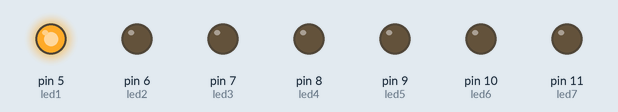
A sketch run on a simulated Arduino Uno, built with avr-gcc and run on an emulated ATmega328P. Shown: output pins drawn as LEDs (lit = HIGH). Random numbers use the default seed unless the sketch sets one; what the sketch prints to the serial monitor is not drawn.

Above: at 0.1 s.
At 4.1 s:
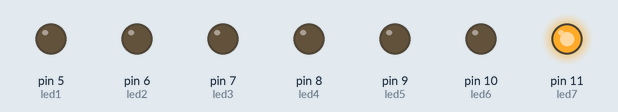
At 9.1 s:
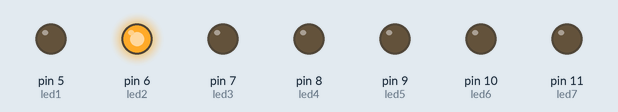
At 19.1 s:
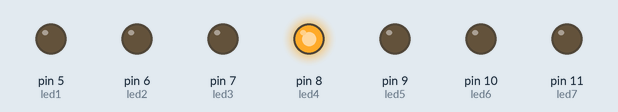
At 29.1 s:
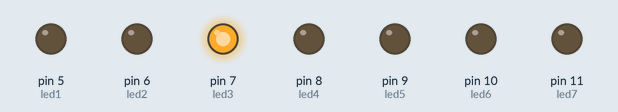
At 39.1 s:
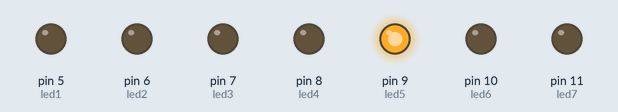
Timing chart, 0 to 40.0 s (numbered marks = the images above):
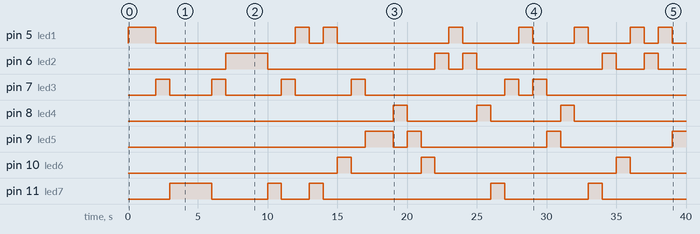

The sketch:

random-blinker.ino
```cpp
// v1.1
int led1=5;
int led2=6;
int led3=7;
int led4=8;
int led5=9;
int led6=10;
int led7=11;

void setup(){
  Serial.begin(9600);
  pinMode(led1,OUTPUT);
  pinMode(led2,OUTPUT);
  pinMode(led3,OUTPUT);
  pinMode(led4,OUTPUT);
  pinMode(led5,OUTPUT);
  pinMode(led6,OUTPUT);
  pinMode(led7,OUTPUT);
}

void loop(){
  int n;
  n=random(5, 12);
  Serial.print(n);
  digitalWrite(n,HIGH);
  delay(1000);
  digitalWrite(n,LOW);
}
```

Measured:
- by itself, pin 5 (led1): LOW → HIGH at 0.00 s, → LOW 2.0 s later, → HIGH 10.0 s later, → LOW 1.0 s later, … (16 changes in this stretch)
- by itself, pin 6 (led2): LOW → HIGH at 7.0 s, → LOW 3.0 s later, → HIGH 12.0 s later, → LOW 1.0 s later, … (10 changes in this stretch)
- by itself, pin 7 (led3): LOW → HIGH at 2.0 s, → LOW 1.0 s later, → HIGH 3.0 s later, → LOW 1.0 s later, … (12 changes in this stretch)
- by itself, pin 8 (led4): LOW → HIGH at 19.0 s, → LOW 1.0 s later, → HIGH 5.0 s later, → LOW 1.0 s later, … (6 changes in this stretch)
- by itself, pin 9 (led5): goes HIGH 2.0 s, LOW 1.0 s, HIGH 1.0 s, LOW 9.0 s, HIGH 1.0 s, LOW 8.0 s, then HIGH
- by itself, pin 10 (led6): goes HIGH 1.0 s, LOW 5.0 s, HIGH 1.0 s, LOW 13.0 s, HIGH 1.0 s, then LOW
- by itself, pin 11 (led7): LOW → HIGH at 3.0 s, → LOW 3.0 s later, → HIGH 4.0 s later, → LOW 1.0 s later, … (10 changes in this stretch)
